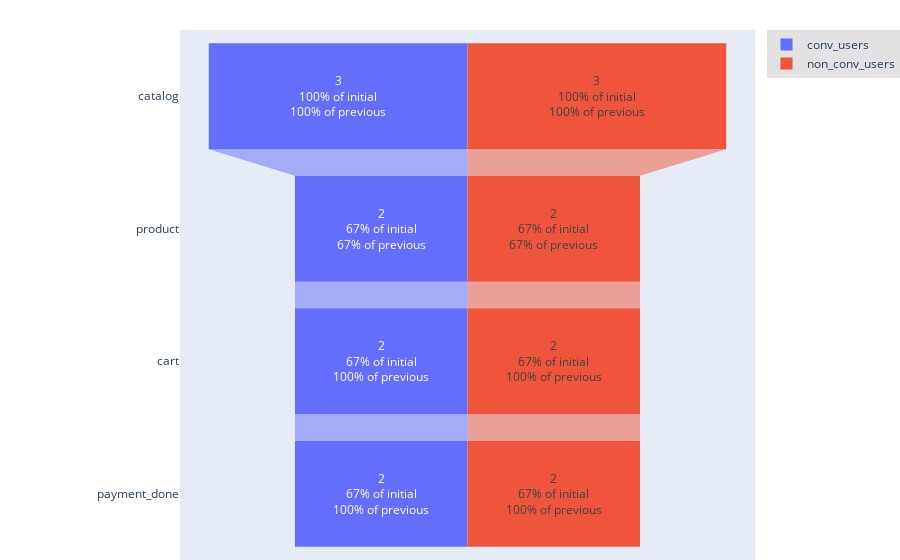

The code cell stored with this chart in its notebook:
### Code cell
source.funnel(
    stages=['catalog', ['product1', 'product2'], 'cart', 'payment_done'],
    stages_names=['catalog', 'product', 'cart', 'payment_done'],
    segments=(conv_users, non_conv_users),
    segments_names=['conv_users', 'non_conv_users'],
    funnel_type='closed',
    sequence=False
)

### Figure 1 — Plotly figure (JSON) as saved in the notebook; plotly's stock layout.template omitted (floating-point values rounded to 4 significant figures)
{"data": [{"name": "conv_users", "textinfo": "value+percent initial+percent previous", "x": [3, 2, 2, 2], "y": ["catalog", "product", "cart", "payment_done"], "type": "funnel"}, {"name": "non_conv_users", "textinfo": "value+percent initial+percent previous", "x": [3, 2, 2, 2], "y": ["catalog", "product", "cart", "payment_done"], "type": "funnel"}], "layout": {"funnelmode": "stack", "hovermode": "closest", "legend": {"bgcolor": "#E2E2E2", "font": {"size": 12}, "orientation": "v", "xanchor": "left"}, "margin": {"b": 0, "l": 180, "pad": 0, "r": 0, "t": 30}, "showlegend": true}}
